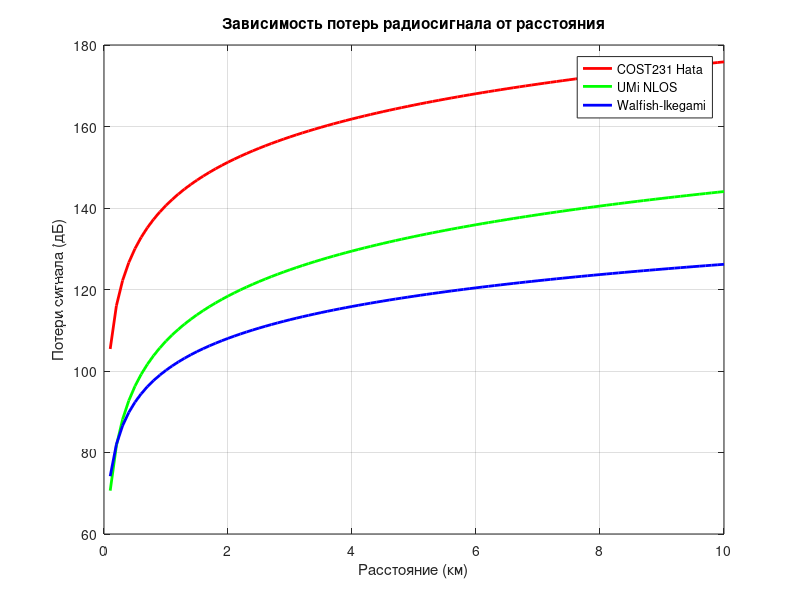

Write the MATLAB code that produced this figure.
% Исходные данные
f = 1800;          % Частота в МГц
hBS = 30;          % Высота антенны базовой станции в метрах
hUE = 1;           % Высота антенны пользователя в метрах
d = linspace(0.1, 10, 100); % Массив расстояний в км

% Модель COST231 Hata
A_COST231 = 46.3;      % Коэффициент A для частот 1500-2000 МГц
B_COST231 = 33.9;      % Коэффициент B для частот 1500-2000 МГц
Lclutter_COST231 = 3;  % Поправка на городскую застройку в дБ
%Lclutter_COST231 = -(4.78*(log10(f/28))^2-18.33*log10(f)+35.94)

% Поправка на высоту пользователя
a_hUE_COST231 = (1.1 * log10(f) - 0.7) * hUE - (1.56 * log10(f) - 0.8);

% Модель UMi NLOS (обобщенная формула для UMi)
L_UMiNLOS = @(d) 22.7 + 36.7 * log10(d) + 26 * log10(f); % Пример зависимости для UMiNLOS

% Модель Walfish-Ikegami
L_WI = @(d) 42.6 + 26*log10(d) + 20*log10(f) + (log10(hBS) + log10(hUE) - 9); % Упрощенная формула

% Расчет потерь для COST231 Hata
PL_COST231 = A_COST231 + B_COST231 * log10(f) - 13.82 * log10(hBS) - a_hUE_COST231 + ...
             (44.9 - 6.55 * log10(hBS)) * log10(d) + Lclutter_COST231;

% Расчет потерь для UMiNLOS
PL_UMiNLOS = L_UMiNLOS(d);

% Расчет потерь для Walfish-Ikegami
PL_WI = L_WI(d);

% Построение графиков
figure;
plot(d, PL_COST231, 'r', 'LineWidth', 2); hold on;
plot(d, PL_UMiNLOS, 'g', 'LineWidth', 2);
plot(d, PL_WI, 'b', 'LineWidth', 2);

xlabel('Расстояние (км)');
ylabel('Потери сигнала (дБ)');
title('Зависимость потерь радиосигнала от расстояния');
legend('COST231 Hata', 'UMi NLOS', 'Walfish-Ikegami');
grid on;
